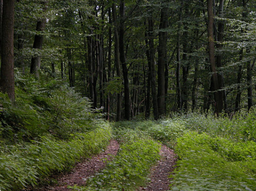
#> input picture practical_3/Img7.png, 256 x 191 px, shrunk from 478 x 357 before the run
$ python bit_plane_slicing.py
#> lines starting #> are read from the running program, lines starting #| are printed output that depends on the picture; after the words box and inside, x2 and y2 are one past the last pixel; in counts of white or black regions, pixels touching at a corner belong together
import cv2
import PIL
import numpy as np

image = cv2.imread('Img7.png', 0)
#> image: shape (191, 256); min 0, max 208, mean 58
[w, h] = image.shape
#> w = 191; h = 256

img1 = np.zeros([w, h, 3], dtype=np.uint8)
img2 = np.zeros([w, h, 3], dtype=np.uint8)
img3 = np.zeros([w, h, 3], dtype=np.uint8)
img4 = np.zeros([w, h, 3], dtype=np.uint8)
img5 = np.zeros([w, h, 3], dtype=np.uint8)
img6 = np.zeros([w, h, 3], dtype=np.uint8)
img7 = np.zeros([w, h, 3], dtype=np.uint8)
img8 = np.zeros([w, h, 3], dtype=np.uint8)


def bitget(nbr, pos):
    return (nbr >> pos) & 1

planes = 8

for i in range(0, w):
    for j in range(0,h):
        for p in range(planes-1, -1, -1):
            if p == 7 :
                img1[i][j] = 255* bitget(image[i][j], p)
            if p == 6 :
                img2[i][j] = 255* bitget(image[i][j], p)
            if p == 5 :
                img3[i][j] = 255* bitget(image[i][j], p)
            if p == 4 :
                img4[i][j] = 255* bitget(image[i][j], p)
            if p == 3 :
                img5[i][j] = 255* bitget(image[i][j], p)
            if p == 2 :
                img6[i][j] = 255* bitget(image[i][j], p)
            if p == 1 :
                img7[i][j] = 255* bitget(image[i][j], p)
            if p == 0 :
                img8[i][j] = 255* bitget(image[i][j], p)
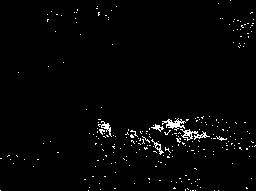
#> img1: shape (191, 256, 3); 1.9% white in thin lines or dots
#> img2: shape (191, 256, 3); 38.2% white; 543 white regions (517 under 20 px), largest, box (x1, y1, x2, y2) and area: (0, 71, 256, 191) 14794, (213, 11, 256, 54) 663, (25, 0, 102, 26) 530
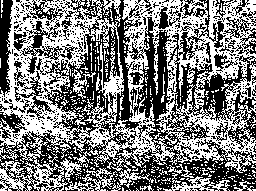
#> img3: shape (191, 256, 3); 49% white in thin lines or dots
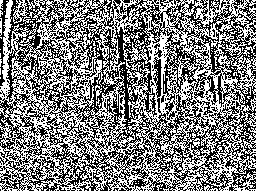
#> img4: shape (191, 256, 3); 49.7% white in thin lines or dots
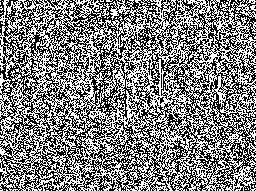
#> img5: shape (191, 256, 3); 50.3% white; black in thin lines or dots
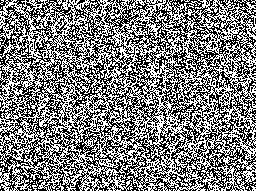
#> img6: shape (191, 256, 3); 49.6% white in thin lines or dots
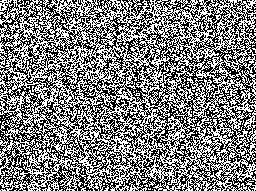
#> img7: shape (191, 256, 3); 49.9% white in thin lines or dots
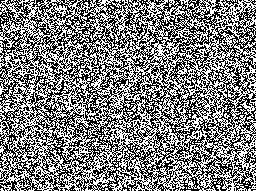
#> img8: shape (191, 256, 3); 49.9% white in thin lines or dots

            # img1[i][j] = 255* bitget(image[i][j], p)
            # cv2.imshow("image1", img1)
            # cv2.waitKey(0)
cv2.imshow("image1", img1)
cv2.imshow("image2", img2)
cv2.imshow("image3", img3)
cv2.imshow("image4", img4)
cv2.imshow("image5", img5)
cv2.imshow("image6", img6)
cv2.imshow("image7", img7)
cv2.imshow("image8", img8)

cv2.waitKey(0)

cv2.destroyAllWindows()

$ run again, with practical_3/Img6.png copied over practical_3/Img7.png
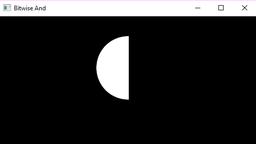
#> input picture practical_3/Img6.png, 256 x 144 px, shrunk from 497 x 279 before the run
#> after the loop `for i in range(0, w):`:
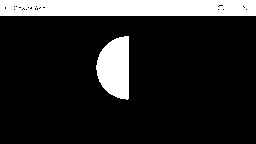
#> img1: shape (144, 256, 3); 15.4% white; 2 white regions, box (x1, y1, x2, y2) and area: (0, 0, 256, 16) 4062, (96, 36, 129, 100) 1633
#> after the loop `for i in range(0, w):`:
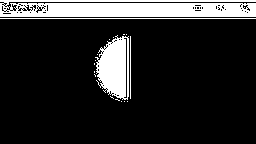
#> img8: shape (144, 256, 3); 15.6% white; 18 white regions (14 under 20 px), largest, box (x1, y1, x2, y2) and area: (0, 0, 256, 17) 3864, (95, 35, 129, 100) 1542, (0, 18, 256, 19) 256, (130, 36, 131, 99) 63

$ run again, with practical_3/Img8.png copied over practical_3/Img7.png
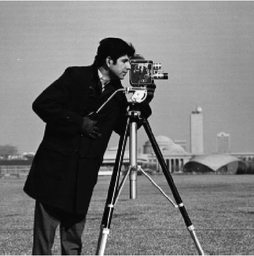
#> input picture practical_3/Img8.png, 254 x 256 px, shrunk from 487 x 490 before the run
#> image is the input picture: shape (256, 254); min 0, max 255, mean 118.8
#> after the loop `for i in range(0, w):`:
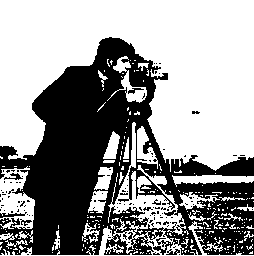
#> img1: shape (256, 254, 3); 59.2% white; 124 black regions (116 under 20 px), largest, box (x1, y1, x2, y2) and area: (0, 37, 254, 255) 25882, (0, 212, 27, 218) 74, (4, 173, 23, 180) 56
#> after the loop `for i in range(0, w):`:
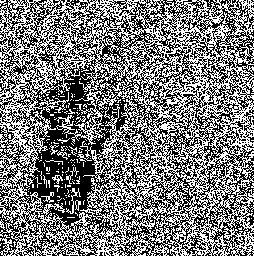
#> img8: shape (256, 254, 3); 48% white in thin lines or dots
